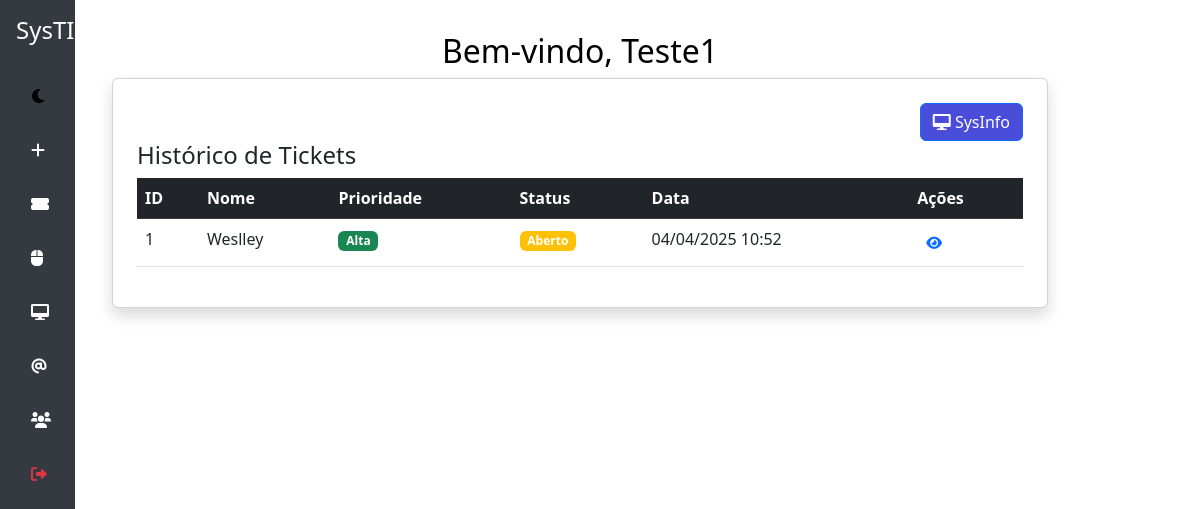
Page /dashboard (signed in) on the committed database.
### models.py (models this page shows)
class User(db.Model, UserMixin):
    id = db.Column(db.Integer, primary_key=True)
    username = db.Column(db.String(100), unique=True, nullable=False)
    password = db.Column(db.String(200), nullable=False)
    is_admin = db.Column(db.Boolean, default=False)

class Ticket(db.Model):
    id = db.Column(db.Integer, primary_key=True)
    nome = db.Column(db.String(100), nullable=False)
    problema = db.Column(db.Text, nullable=False)
    prioridade = db.Column(db.String(10), nullable=False)
    status = db.Column(db.String(20), default='Aberto')
    data_criacao = db.Column(db.DateTime, default=db.func.current_timestamp())
    user_id = db.Column(db.Integer, db.ForeignKey('user.id'))
    user = db.relationship('User', backref='tickets')
    user = db.relationship('User', backref='tickets', lazy=True)

### app.py (the view)
@app.route('/dashboard')
@login_required
def dashboard():
    tickets_usuario = Ticket.query.filter_by(user_id=current_user.id).all()
    tickets_por_data = defaultdict(lambda: {"Aberto": 0, "Resolvido": 0})
    tickets_por_prioridade = defaultdict(int)
    for ticket in tickets_usuario:
        data_formatada = ticket.data_criacao.strftime("%Y-%m-%d")
        if ticket.status == "Resolvido":
            tickets_por_data[data_formatada]["Resolvido"] += 1
        else:
            tickets_por_data[data_formatada]["Aberto"] += 1
        tickets_por_prioridade[ticket.prioridade] += 1
    return render_template('dashboard.html', tickets=tickets_usuario)

### app.py (called while the page is built)
@login_manager.user_loader
def load_user(user_id):
    return User.query.get(int(user_id))

### templates/dashboard.html (shortened to what this page needs)
<!DOCTYPE html>
<html lang="pt-br">
<head>
  <link rel="stylesheet" href="https://cdn.jsdelivr.net/npm/bootstrap@5.3.0/dist/css/bootstrap.min.css">
  <link rel="stylesheet" href="https://cdnjs.cloudflare.com/ajax/libs/font-awesome/6.0.0-beta3/css/all.min.css">
  <link rel="stylesheet" href="static/tema.css">
</head>
<body>
    <nav class="sidebar d-flex flex-column p-3">
      <h4 class="text-center text-white mb-4">SysTI</h4>
      <ul class="nav flex-column">
        {% include "toggle_mode.html" %}
          <li class="nav-item">
              <a class="nav-link" href="{{ url_for('formulario') }}">
                  <i class="fas fa-plus"></i>
              </a>
          </li>
          {% if current_user.is_admin %}
          <li class="nav-item">
              <a class="nav-link" href="{{ url_for('listar_tickets') }}">
                  <i class="fas fa-ticket-alt"></i>
              </a>
          <li class="nav-item">
              <a class="nav-link" href="{{ url_for('registrar_periferico') }}">
                  <i class="fa-solid fa-computer-mouse"></i>
              </a>
          </li>
      </li>
      <li class="nav-item">
          <a class="nav-link" href="{{ url_for('gerenciar_hardware') }}">
              <i class="fas fa-desktop"></i>
          </a>
      </li>
      <li class="nav-item">
          <a class="nav-link" href="{{ url_for('listar_acessos') }}">
              <i class="fa-solid fa-at"></i>
          </a>
      </li>
      <li class="nav-item">
            <a class="nav-link" href="{{ url_for('gerenciar_usuarios') }}">
                <i class="fas fa-users"></i>
            </a>
      </li>
          {% endif %}
          <li class="nav-item">
              <a class="nav-link text-danger" href="{{ url_for('logout') }}">
                  <i class="fas fa-sign-out-alt"></i>
              </a>
          </li>
      </ul>
  </nav>
        <main class="col-md-10 offset-md-2 content">
        <h2 class="text-center">Bem-vindo, {{ current_user.username }}</h2>
        <div class="card shadow p-4">
          <div class="d-flex justify-content-end mb-0">
            <a href="{{ url_for('sysinfo.sysinfo') }}"
               class="btn btn-primary">
              <i class="fas fa-desktop"></i> SysInfo
            </a>
          </div>
          <h4>Histórico de Tickets</h4>
          <table class="table table-hover">
            <thead class="table-dark">
              <tr>
                <th>ID</th>
                <th>Nome</th>
                <th>Prioridade</th>
                <th>Status</th>
                <th>Data</th>
                <th>Ações</th>
              </tr>
            </thead>
            <tbody>
              {% for ticket in tickets %}
              <tr>
                <td>{{ ticket.id }}</td>
                <td>{{ ticket.nome }}</td>
                <td>
                  {% if ticket.prioridade == 'Alta' %}
                      <span class="badge bg-success">Alta</span>
                  {% elif ticket.prioridade == 'Baixa' %}
                      <span class="badge bg-primary">Baixa</span>
                  {% else %}
                      <span class="badge bg-warning">{{ ticket.prioridade }}</span>
                  {% endif %}
                </td>
                <td>
                  {% if ticket.status == 'Resolvido' %}
                  <span class="badge bg-success">Resolvido</span>
                  {% else %}
                  <span class="badge bg-warning">{{ ticket.status }}</span>
                  {% endif %}
                </td>
                <td>{{ ticket.data_criacao.strftime('%d/%m/%Y %H:%M') }}</td>
                <td>
                  <button class="btn btn-sm text-primary" title="Ver Detalhes" onclick="toggleDetails('{{ ticket.id }}')">
                      <i class="fas fa-eye"></i>
                  </button>
                </td>
              </tr>
              {% endfor %}
            </tbody>
          </table>
        </div>
      </main>
</body>
</html>

### static/tema.css (style rules this page uses)
:root { --background-light: white; --text-light: black; --background-dark: #121212; --text-dark: white; --sidebar-light: #343a40; --sidebar-dark: #1f1f1f; --btn-hover-light: #333; --btn-hover-dark: #444; --success-color: #28a745; --success-hover: #218838; --danger-color: #dc3545; --btn-primary: #4a4cda; --fa-trash: #dc3545; }
body { background-color: var(--background-light); color: var(--text-light); transition: all 0.3s ease-in-out; }
.sidebar { background-color: var(--sidebar-light); }
.nav-link { color: white; }
.btn { color: white; transition: background-color 0.3s ease-in-out, color 0.3s ease-in-out; }
.text-danger { color: var(--danger-color) !important; }
.btn-primary { background-color: var(--btn-primary)!important; }

### templates/dashboard.html (style rules this page uses)
.sidebar { width: 75px; height: 100vh; position: fixed; top: 0; left: 0; background-color: #343a40; transition: width 0.3s; overflow-x: hidden; padding-top: 20px; }
.sidebar .nav-link { color: #fff; white-space: nowrap; padding: 15px; }
.sidebar .nav-link i { margin-right: 30px; }
.content { margin-left: 80px; padding: 2rem; transition: margin-left 0.3s; }

### rows in the picture
User: username "Teste1"
Ticket: id "1", nome "Weslley", prioridade "Alta", status "Aberto", data_criacao "04/04/2025 10:52"
